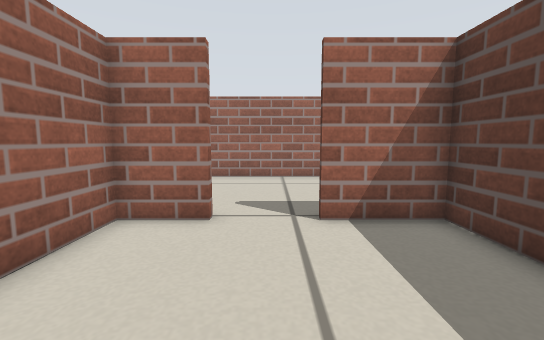
[1] (above)

16 first-person views from a walk through a robot-simulator world made for Stage. The camera is 0.36 m above the floor, tilts 6° down and sees 90° across. The lines on the ground mark 1 m squares. The floor is counted in squares, 0.2 m on a side. Each view is taken from the middle of a square. On the plan, view 1 faces up. The plan holds only what a view shows up to about 15 squares ahead; the rest is blank. The robots in the file are not drawn.

[2]
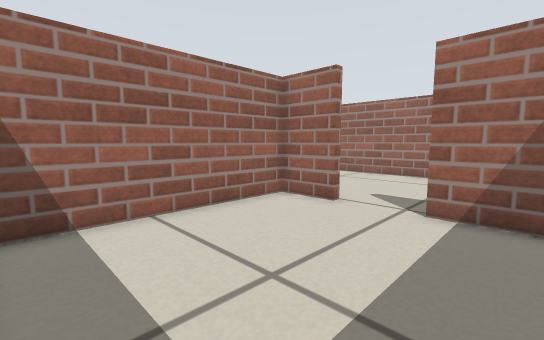

[3]
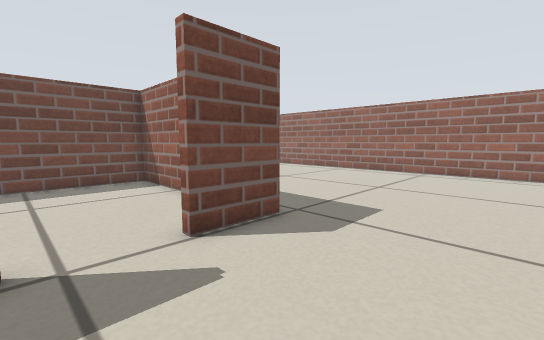

[4]
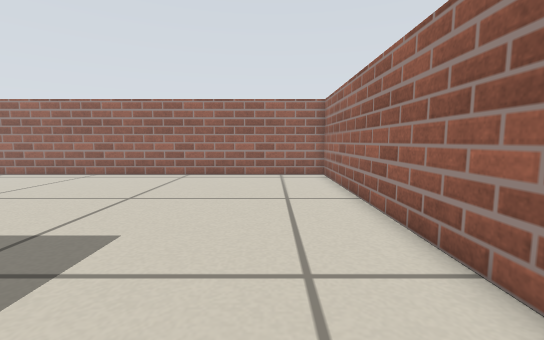

[5]
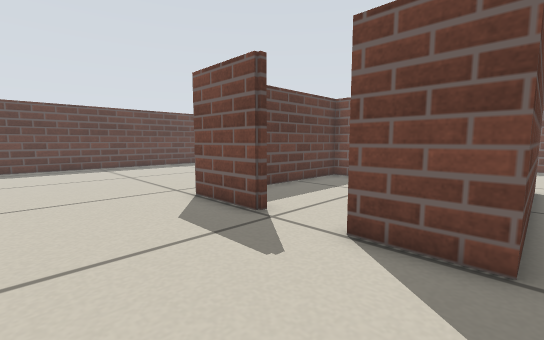

[6]
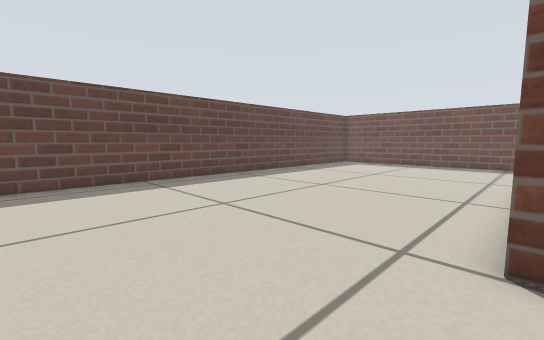

[7]
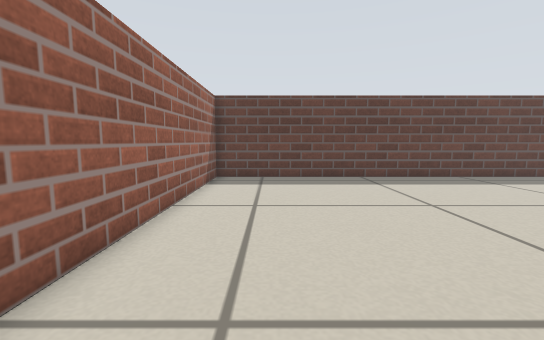

[8]
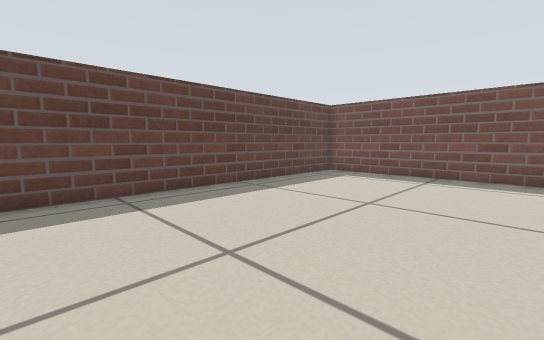

[9]
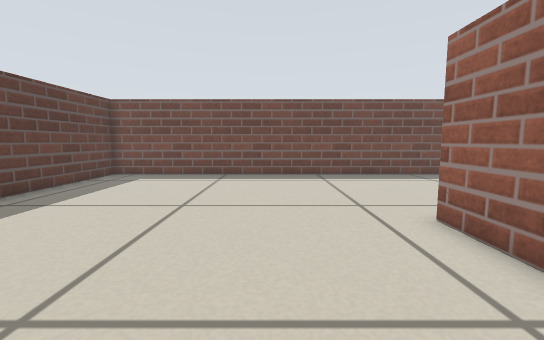

[10]
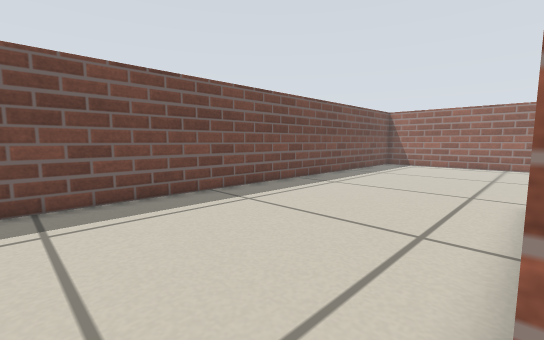

[11]
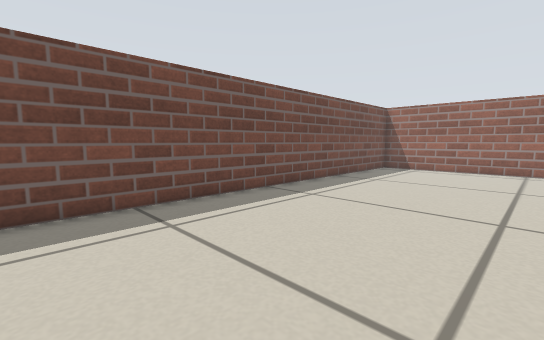

[12]
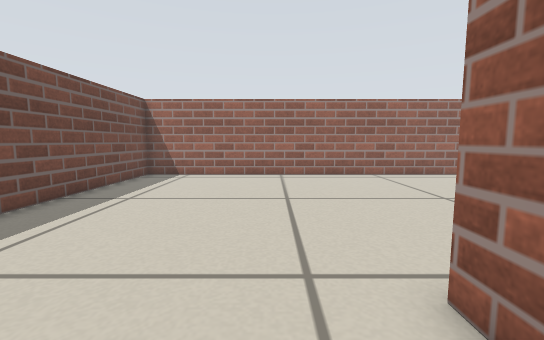

[13]
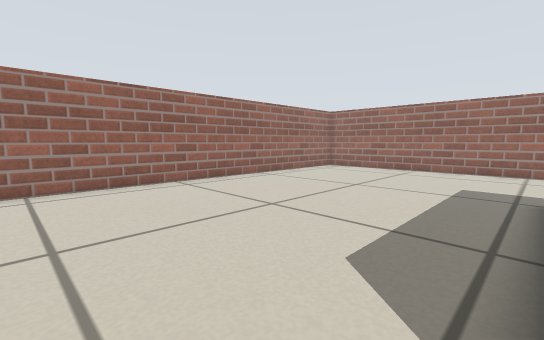

[14]
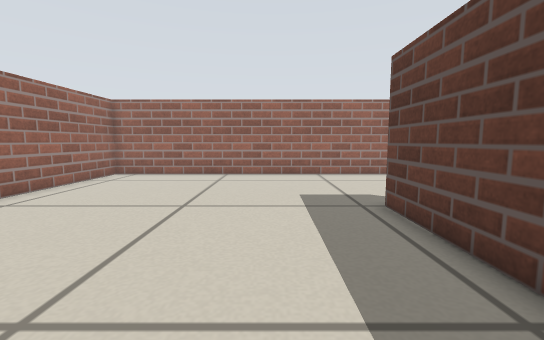

[15]
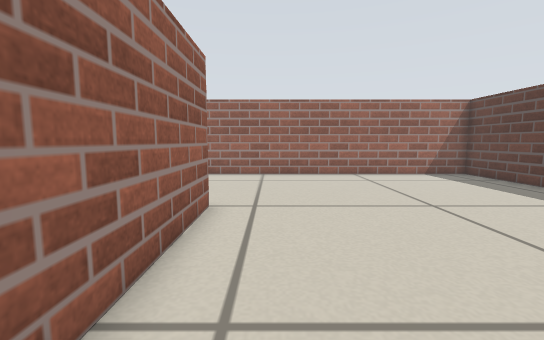

[16]
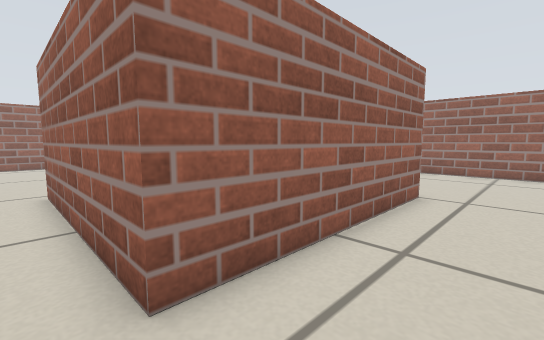

### Floor plan
Points are (right, up) in squares from view 1. A wall is a line through its corners. A room is listed if a view was taken in it or the views show most of it. See-through windows are left out.
Room 1 (views 1, 2)
walls: (-1.4, 6.1) (-3.6, 6.1) (-3.6, -1.7) (1.1, -1.7); (3, -1.7) (4, -1.7) (4, 6.1) (1.1, 6.1)
ways out: opening at (0, 6) to room 2
Room 2 (views 3, 4, 5, 6, 7, 8, 9, 10, 11, 12, 13, 14, 15, 16)
walls: (1.1, 6.1) (1.1, 6.4) (4.3, 6.4) (4.3, -2) (-3.9, -2) (-3.9, 6.4) (-1.4, 6.4) (-1.4, 6.1); (16.5, -10.7) (16.5, 13.8) (-15.5, 13.8) (-15.5, -10.7) (16.5, -10.7)
ways out: opening at (0, 6) to room 1

Positions as (right, up) in squares from view 1, and headings:
1: (0, 0), facing up
2: (3, -1), facing up-left
3: (1, 11), facing down-left
4: (-1, 11), facing left
5: (-4, 11), facing down-right
6: (4, 11), facing down-right
7: (3, 11), facing right
8: (7, 4), facing down-right
9: (8, 4), facing down
10: (6, -2), facing down-left
11: (3, -3), facing down-left
12: (-1, -4), facing left
13: (-4, -4), facing up-left
14: (-7, -1), facing up
15: (6, -1), facing up
16: (7, -3), facing up-left
